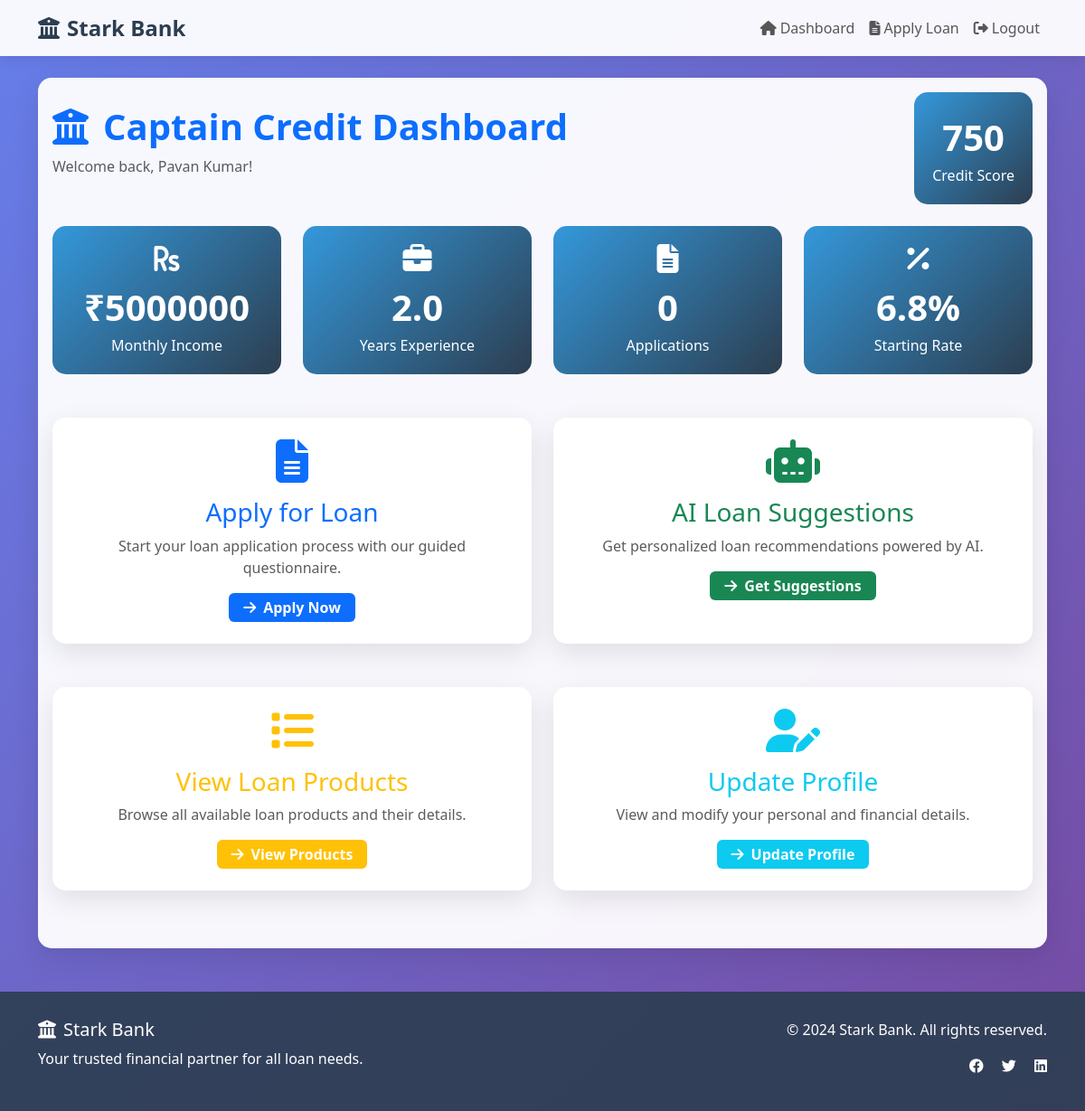
/main_dashboard (signed in), run on the app's committed database.
### models.py (models this page shows, shortened)
class User(db.Model):
    __tablename__ = 'users'
    id = db.Column(db.Integer, primary_key=True)
    full_name = db.Column(db.String(100), nullable=False)
    email = db.Column(db.String(120), unique=True, nullable=False)
    phone = db.Column(db.String(20), nullable=False)
    dob = db.Column(db.Date, nullable=False)
    address = db.Column(db.Text, nullable=False)
    monthly_income = db.Column(db.Float, nullable=False)
    other_monthly_income = db.Column(db.Float, default=0.0)
    employment_type = db.Column(db.String(50), nullable=False)  # salaried, self-employed, business, etc.
    employer_name = db.Column(db.String(100))
    employment_tenure_years = db.Column(db.Float, nullable=False)
    credit_score = db.Column(db.Integer, nullable=False)
    existing_emi = db.Column(db.Float, default=0.0)
    other_monthly_obligations = db.Column(db.Float, default=0.0)
    bank_id = db.Column(db.Integer, nullable=False)
    savings_balance = db.Column(db.Float, default=0.0)
    bank_account_age_months = db.Column(db.Integer, default=0)
    password_hash = db.Column(db.String(255), nullable=False)
    created_at = db.Column(db.DateTime, default=datetime.utcnow)
    updated_at = db.Column(db.DateTime, default=datetime.utcnow, onupdate=datetime.utcnow)
    applications = db.relationship('Application', backref='user', lazy=True)

### app.py (the view)
@app.route('/main_dashboard')
@login_required
def main_dashboard():
    user = User.query.get(session['user_id'])
    bank = next((b for b in BANKS_DATA if b['id'] == session['bank_id']), None)
    applications = Application.query.filter_by(user_id=user.id).order_by(Application.created_at.desc()).limit(5).all()
    return render_template('main_dashboard.html', user=user, bank=bank, applications=applications)

### app.py (called while the page is built)
def login_required(f):
    @wraps(f)
    def decorated_function(*args, **kwargs):
        if 'user_id' not in session:
            return redirect(url_for('role_selection'))
        return f(*args, **kwargs)
    return decorated_function

### templates/main_dashboard.html (shortened to what this page needs)
{% extends "base.html" %}
{% block content %}
<div class="row">
    <div class="col-12">
        <div class="card fade-in">
            <div class="card-body">
                <div class="d-flex justify-content-between align-items-center mb-4">
                    <div>
                        <h1 class="display-6 fw-bold text-primary">
                            <i class="fas fa-university me-3"></i>{{ bank.name }} Dashboard
                        </h1>
                        <p class="text-muted">Welcome back, {{ user.full_name }}!</p>
                    </div>
                    <div class="text-end">
                        <div class="stats-card">
                            <div class="stats-number">{{ user.credit_score }}</div>
                            <div>Credit Score</div>
                        </div>
                    </div>
                </div>
                <div class="row g-4 mb-5">
                    <div class="col-md-3">
                        <div class="stats-card">
                            <i class="fas fa-rupee-sign fa-2x mb-2"></i>
                            <div class="stats-number">₹{{ "%.0f"|format(user.monthly_income) }}</div>
                            <div>Monthly Income</div>
                        </div>
                    </div>
                    <div class="col-md-3">
                        <div class="stats-card">
                            <i class="fas fa-briefcase fa-2x mb-2"></i>
                            <div class="stats-number">{{ user.employment_tenure_years }}</div>
                            <div>Years Experience</div>
                        </div>
                    </div>
                    <div class="col-md-3">
                        <div class="stats-card">
                            <i class="fas fa-file-alt fa-2x mb-2"></i>
                            <div class="stats-number">{{ applications|length }}</div>
                            <div>Applications</div>
                        </div>
                    </div>
                    <div class="col-md-3">
                        <div class="stats-card">
                            <i class="fas fa-percentage fa-2x mb-2"></i>
                            <div class="stats-number">{{ bank.interest_rate }}%</div>
                            <div>Starting Rate</div>
                        </div>
                    </div>
                </div>
                <div class="row g-4 mb-5">
                    <div class="col-md-6">
                        <div class="card h-100 bank-card" onclick="location.href='{{ url_for('loan_application') }}'">
                            <div class="card-body text-center p-4">
                                <div class="mb-3">
                                    <i class="fas fa-file-alt fa-3x text-primary"></i>
                                </div>
                                <h3 class="card-title text-primary">Apply for Loan</h3>
                                <p class="card-text text-muted">
                                    Start your loan application process with our guided questionnaire.
                                </p>
                                <div class="mt-3">
                                    <span class="badge bg-primary fs-6 px-3 py-2">
                                        <i class="fas fa-arrow-right me-2"></i>Apply Now
                                    </span>
                                </div>
                            </div>
                        </div>
                    </div>
                    <div class="col-md-6">
                        <div class="card h-100 bank-card" onclick="getGeminiSuggestions()">
                            <div class="card-body text-center p-4">
                                <div class="mb-3">
                                    <i class="fas fa-robot fa-3x text-success"></i>
                                </div>
                                <h3 class="card-title text-success">AI Loan Suggestions</h3>
                                <p class="card-text text-muted">
                                    Get personalized loan recommendations powered by AI.
                                </p>
                                <div class="mt-3">
                                    <span class="badge bg-success fs-6 px-3 py-2">
                                        <i class="fas fa-arrow-right me-2"></i>Get Suggestions
                                    </span>
                                </div>
                            </div>
                        </div>
                    </div>
                </div>
                <div class="row g-4 mb-5">
                    <div class="col-md-6">
                        <div class="card h-100 bank-card" onclick="viewLoanProducts()">
                            <div class="card-body text-center p-4">
                                <div class="mb-3">
                                    <i class="fas fa-list fa-3x text-warning"></i>
                                </div>
                                <h3 class="card-title text-warning">View Loan Products</h3>
                                <p class="card-text text-muted">
                                    Browse all available loan products and their details.
                                </p>
                                <div class="mt-3">
                                    <span class="badge bg-warning fs-6 px-3 py-2">
                                        <i class="fas fa-arrow-right me-2"></i>View Products
                                    </span>
                                </div>
                            </div>
                        </div>
                    </div>
                    <div class="col-md-6">
                        <div class="card h-100 bank-card" onclick="updateProfile()">
                            <div class="card-body text-center p-4">
                                <div class="mb-3">
                                    <i class="fas fa-user-edit fa-3x text-info"></i>
                                </div>
                                <h3 class="card-title text-info">Update Profile</h3>
                                <p class="card-text text-muted">
                                    View and modify your personal and financial details.
                                </p>
                                <div class="mt-3">
                                    <span class="badge bg-info fs-6 px-3 py-2">
                                        <i class="fas fa-arrow-right me-2"></i>Update Profile
                                    </span>
                                </div>
                            </div>
                        </div>
                    </div>
                </div>
            </div>
        </div>
    </div>
</div>
{% endblock %}

### templates/base.html (style rules this page uses)
:root { --primary-color: #2c3e50; --secondary-color: #3498db; --accent-color: #e74c3c; --success-color: #27ae60; --warning-color: #f39c12; --light-bg: #f8f9fa; --dark-text: #2c3e50; }
body { font-family: 'Segoe UI', Tahoma, Geneva, Verdana, sans-serif; background: linear-gradient(135deg, #667eea 0%, #764ba2 100%); min-height: 100vh; }
.card { border: none; border-radius: 15px; box-shadow: 0 10px 30px rgba(0,0,0,0.1); backdrop-filter: blur(10px); background: rgba(255, 255, 255, 0.95); }
.bank-card { transition: all 0.3s ease; cursor: pointer; }
.stats-card { background: linear-gradient(135deg, var(--secondary-color), var(--primary-color)); color: white; border-radius: 15px; padding: 20px; text-align: center; }
.stats-number { font-size: 2.5rem; font-weight: bold; }
.fade-in { animation: fadeIn 0.5s ease-in; }

### data on the page
User: full_name "Pavan Kumar", credit_score "750", monthly_income "5000000", employment_tenure_years "2.0"

### other printed values
{{ bank.name }} "Captain Credit"
{{ applications|length }} "0"
{{ bank.interest_rate }} "6.8"
